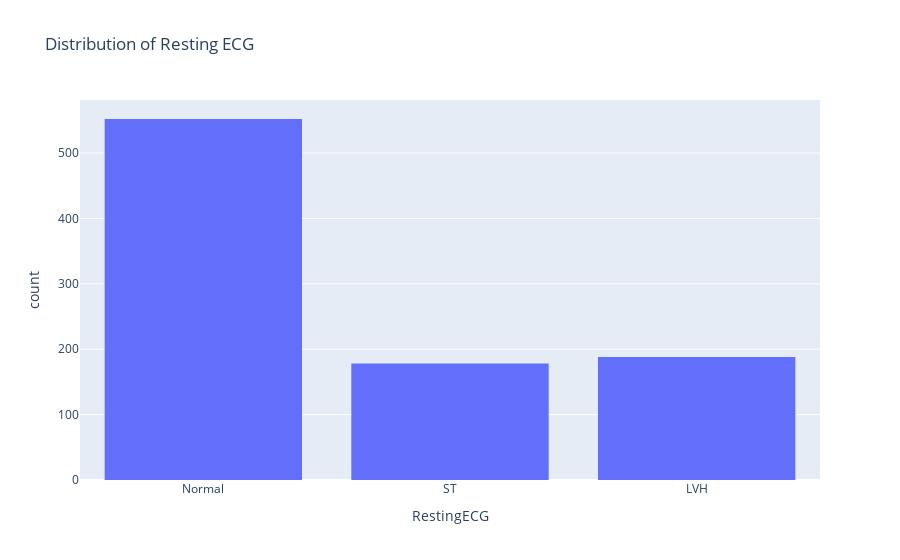

The cell this chart's notebook holds for it:
### Code cell
fig=px.histogram(df,
                 x="RestingECG",
                 hover_data=df.columns,
                 title="Distribution of Resting ECG")
fig.show()

### Figure 1 — Plotly figure (JSON) as saved in the notebook; plotly's stock layout.template omitted (floating-point values rounded to 4 significant figures; data arrays with more than 128 entries replaced by an {"elided": "..."} marker saying what was removed)
{"data": [{"alignmentgroup": "True", "bingroup": "x", "hovertemplate": "RestingECG=%{x}<br>count=%{y}<extra></extra>", "legendgroup": "", "marker": {"color": "#636efa", "pattern": {"shape": ""}}, "name": "", "offsetgroup": "", "orientation": "v", "showlegend": false, "type": "histogram", "x": {"elided": "918 str values"}, "xaxis": "x", "yaxis": "y"}], "layout": {"autosize": true, "barmode": "relative", "legend": {"tracegroupgap": 0}, "title": {"text": "Distribution of Resting ECG"}, "xaxis": {"anchor": "y", "autorange": true, "domain": [0, 1], "range": [-0.5, 2.5], "title": {"text": "RestingECG"}, "type": "category"}, "yaxis": {"anchor": "x", "autorange": true, "domain": [0, 1], "range": [0, 581.1], "title": {"text": "count"}}}}
